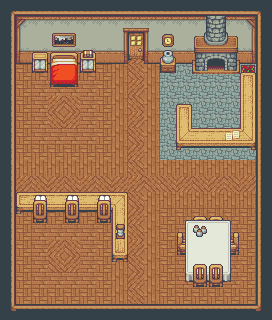

A level layout from a 2D game, rendered from its tile map. Below: a short description, then the map file with tile-grid data replaced by summaries:
An orthogonal 17x20 tile map with 16x16 px tiles, 8 tile layers (Floor, Walls, Door, UnderFurniture, ...), 4 tilesets and 2 objects (ExitHouse, ReturnFromWorld).

<map version="1.0" orientation="orthogonal" renderorder="right-down" width="17" height="20" tilewidth="16" tileheight="16" nextobjectid="48">
 <tileset firstgid="1" name="inside_changed" tilewidth="16" tileheight="16" tilecount="105" columns="15">
  <image source="../build/assets/images/tiles/inside_changed.png" width="240" height="112" />
 </tileset>
 <tileset firstgid="106" name="inside" tilewidth="16" tileheight="16" tilecount="1645" columns="47">
  <image source="../build/assets/images/tiles/inside.png" width="752" height="560" />
 </tileset>
 <tileset firstgid="1751" name="doors" tilewidth="16" tileheight="16" tilecount="192" columns="12">
  <image source="../build/assets/images/tiles/doors.png" width="192" height="256" />
 </tileset>
 <tileset firstgid="1943" name="sky" tilewidth="16" tileheight="16" tilecount="3072" columns="64">
  <image source="../build/assets/images/tiles/sky.png" width="1024" height="768" />
 </tileset>
 <layer name="Floor" width="17" height="20">
  <data>[340 cells, 226 non-empty, 5 distinct tile ids]</data>
 </layer>
 <layer name="Walls" width="17" height="20">
  <data>[340 cells, 45 non-empty, 18 distinct tile ids]</data>
 </layer>
 <layer name="Door" width="17" height="20">
  <data>[340 cells, 2 non-empty, 2 distinct tile ids]</data>
 </layer>
 <layer name="UnderFurniture" width="17" height="20">
  <data>[340 cells, 13 non-empty, 9 distinct tile ids]</data>
 </layer>
 <layer name="Furniture" width="17" height="20">
  <data>[340 cells, 80 non-empty, 47 distinct tile ids]</data>
 </layer>
 <layer name="Items" width="17" height="20">
  <data>[340 cells, 6 non-empty, 4 distinct tile ids]</data>
 </layer>
 <layer name="AboveFurniture" width="17" height="20">
  <data>[340 cells, 10 non-empty, 2 distinct tile ids]</data>
 </layer>
 <layer name="Ceiling" width="17" height="20">
  <data>[340 cells, 70 non-empty, 6 distinct tile ids]</data>
 </layer>
 <objectgroup name="CollisionTrigger">
  <object id="45" name="ExitHouse" x="128.091" y="44" width="16" height="11.3347" />
  <object id="46" name="ReturnFromWorld" x="133" y="89.7273" width="5.81818" height="6.18182" />
 </objectgroup>
</map>
